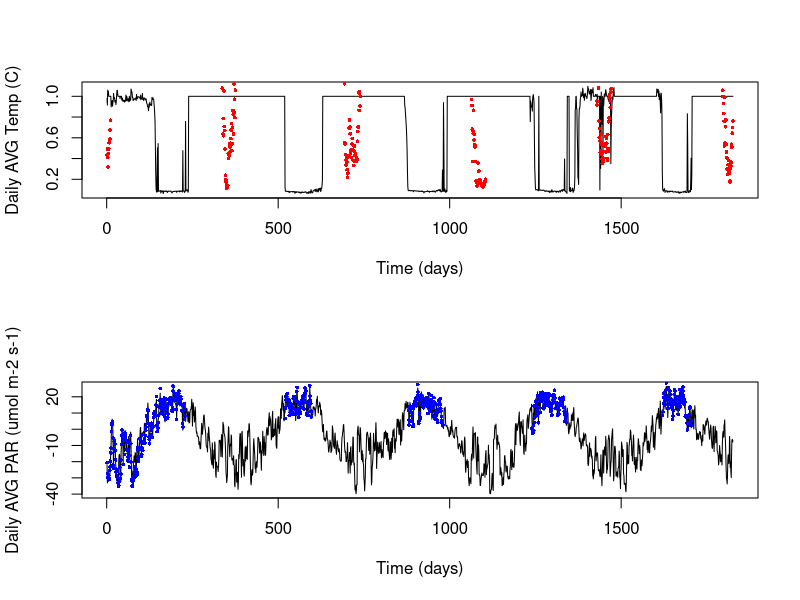
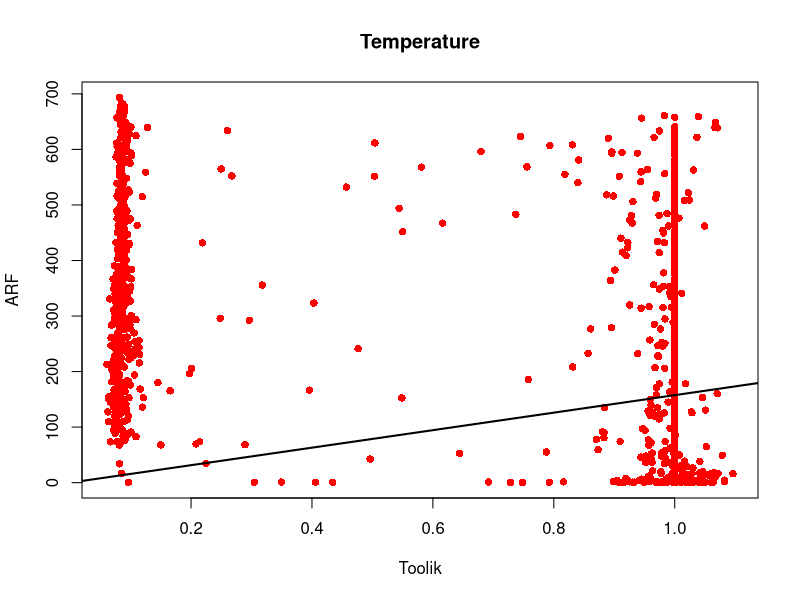
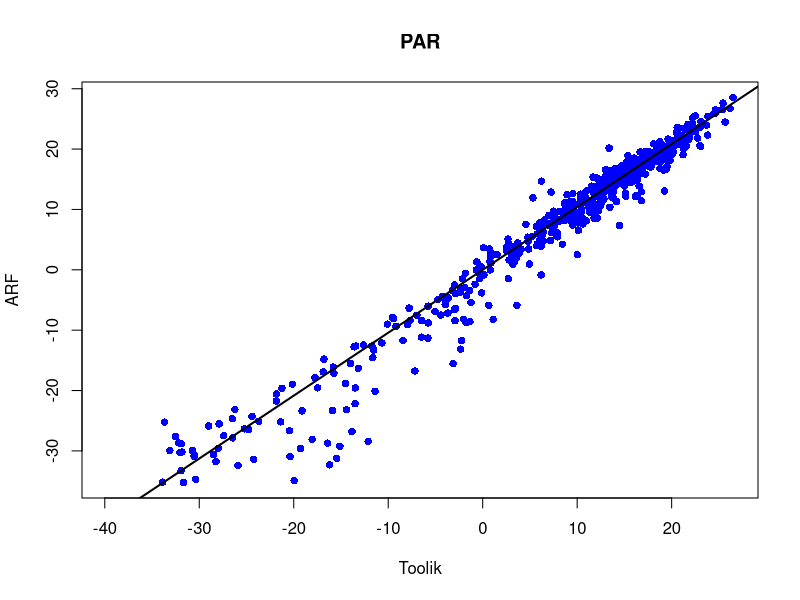
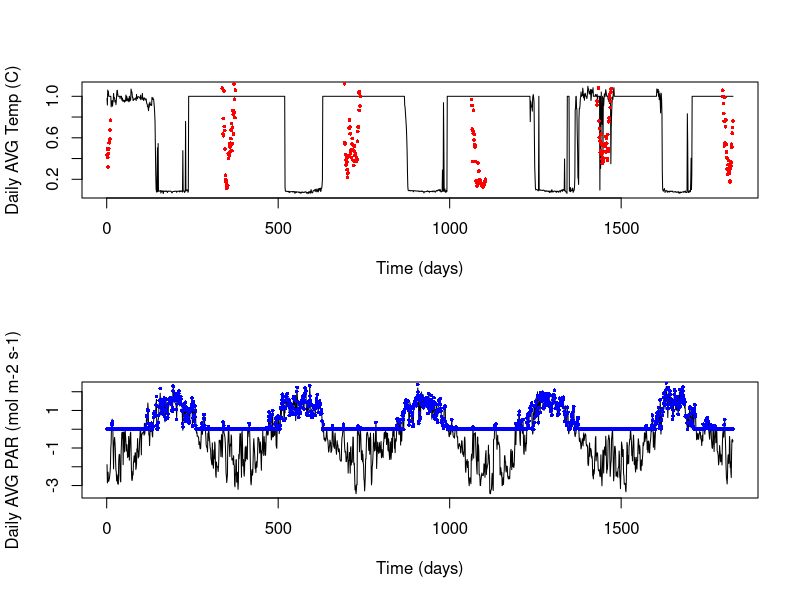

R code for these plots, in order:
#first upload and viewdata 

data = read.csv("OriginalData_NOTfilled.csv") #choose file from directory
names(data) = c("time", "year", "DOY","Temp_T", "PAR_T", "Temp_ARF", "PAR_ARF")
head(data) #view table

#plot data
par(mfrow=c(2,1)) 
plot(data$Temp_T~data$time, type="l", ylab = "Daily AVG Temp (C)", xlab="Time (days)") 
abline(h=0)
points(data$Temp_ARF~data$time, col="red", pch=16, cex=0.5)
plot(data$PAR_T~data$time, type="l", ylab = "Daily AVG PAR (umol m-2 s-1)", xlab="Time (days)")
points(data$PAR_ARF~data$time, col="blue", pch=16, cex=0.5)
#ARF data is missing winter measurements - want to fill this in

#want to plot to determine relationship, and then fill in missing data in ARF data
#start with temperature
linmod.t = lm(data$Temp_ARF~data$Temp_T + 0) #linear model, set intercept = 0
summary(linmod.t) #summary
slope.t = summary(linmod.t)$coefficients[1,1] #slope value

par(mfrow=c(1,1))
plot(data$Temp_ARF~data$Temp_T, ylab = "ARF", xlab="Toolik", main="Temperature", pch=16, col="red")
abline(linmod.t, lwd = 2) #linear regression line

#do the same thing for PAR data
linmod.p = lm(data$PAR_ARF~data$PAR_T + 0)
summary(linmod.p)
slope.p = summary(linmod.p)$coefficients[1,1]

par(mfrow=c(1,1))
plot(data$PAR_ARF~data$PAR_T, ylab = "ARF", xlab="Toolik", main="PAR", pch=16, col="blue")
abline(linmod.p, lwd = 2)

#fill in missing data - NEED TO FIGURE OUT HOW TO CARRY UNCERTAINTY THROUGH THIS???

for(i in 1:length(data$Temp_ARF)){
  
  if(is.na(data$Temp_ARF[i])==TRUE) {
    data$Temp_ARF[i] = data$Temp_T[i]*slope.t 
  }
  
  if(is.na(data$PAR_ARF[i])==TRUE) {
    data$PAR_ARF[i] = data$PAR_T[i]*slope.p
  }
  
}

for(i in 1:length(data$PAR_ARF)){
  
  if(data$PAR_ARF[i]<0) {
    data$PAR_ARF[i] = 0
  }
  
}

#need to convert units of PAR
data$PAR_ARF = data$PAR_ARF*(1E-6)*86400
data$PAR_T = data$PAR_T*(1E-6)*86400

#check output to make sure it all lines up
par(mfrow=c(2,1))
plot(data$Temp_T~data$time, type="l", ylab = "Daily AVG Temp (C)", xlab="Time (days)")
abline(h=0)
points(data$Temp_ARF~data$time, col="red", pch=16, cex=0.5)
plot(data$PAR_T~data$time, type="l", ylab = "Daily AVG PAR (mol m-2 s-1)", xlab="Time (days)")
points(data$PAR_ARF~data$time, col="blue", pch=16, cex=0.5)

write.csv(data, "InputData_Processed.csv") #added the updated data to the working directory so that it is easy to access - won't have to do any of the above steps again
